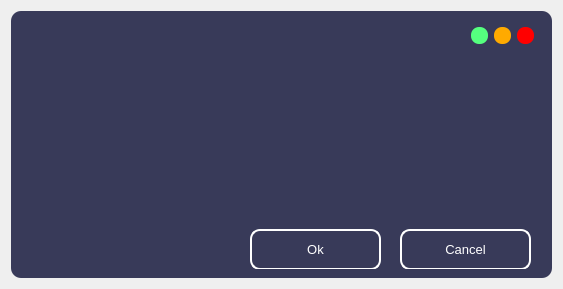
<?xml version="1.0" encoding="UTF-8"?>
<ui version="4.0">
 <class>Form</class>
 <widget class="QWidget" name="Form">
  <property name="geometry">
   <rect>
    <x>0</x>
    <y>0</y>
    <width>563</width>
    <height>289</height>
   </rect>
  </property>
  <property name="windowTitle">
   <string>Form</string>
  </property>
  <layout class="QVBoxLayout" name="verticalLayout">
   <item>
    <widget class="QFrame" name="frame">
     <property name="styleSheet">
      <string notr="true">QFrame{
    background-color: rgb(56, 58, 89);	
	color: rgb(220, 220, 220);
	border-radius: 10px;
}</string>
     </property>
     <property name="frameShape">
      <enum>QFrame::NoFrame</enum>
     </property>
     <property name="frameShadow">
      <enum>QFrame::Raised</enum>
     </property>
     <layout class="QVBoxLayout" name="verticalLayout_2">
      <item>
       <widget class="QFrame" name="title_frame">
        <property name="minimumSize">
         <size>
          <width>0</width>
          <height>40</height>
         </size>
        </property>
        <property name="maximumSize">
         <size>
          <width>16777215</width>
          <height>40</height>
         </size>
        </property>
        <property name="frameShadow">
         <enum>QFrame::Raised</enum>
        </property>
        <layout class="QHBoxLayout" name="horizontalLayout">
         <property name="leftMargin">
          <number>0</number>
         </property>
         <property name="topMargin">
          <number>0</number>
         </property>
         <item>
          <widget class="QLabel" name="label">
           <property name="minimumSize">
            <size>
             <width>40</width>
             <height>0</height>
            </size>
           </property>
           <property name="maximumSize">
            <size>
             <width>60</width>
             <height>16777215</height>
            </size>
           </property>
           <property name="text">
            <string/>
           </property>
           <property name="pixmap">
            <pixmap resource="../resource/asset.qrc">:/icons/asset/layers.svg</pixmap>
           </property>
          </widget>
         </item>
         <item>
          <widget class="QLabel" name="label_2">
           <property name="text">
            <string/>
           </property>
          </widget>
         </item>
         <item>
          <widget class="QPushButton" name="btn_minimize">
           <property name="minimumSize">
            <size>
             <width>16</width>
             <height>16</height>
            </size>
           </property>
           <property name="maximumSize">
            <size>
             <width>17</width>
             <height>17</height>
            </size>
           </property>
           <property name="styleSheet">
            <string notr="true">QPushButton{
	background-color: rgb(85, 255, 127);
	border:none;
	border-radius: 8px;
}

QPushButton:hover{	
	background-color: rgba(85, 255, 127,150);
	
}</string>
           </property>
           <property name="text">
            <string/>
           </property>
          </widget>
         </item>
         <item>
          <widget class="QPushButton" name="btn_maximize">
           <property name="minimumSize">
            <size>
             <width>16</width>
             <height>16</height>
            </size>
           </property>
           <property name="maximumSize">
            <size>
             <width>17</width>
             <height>17</height>
            </size>
           </property>
           <property name="styleSheet">
            <string notr="true">QPushButton{
	
	background-color: rgb(255, 170, 0);
	border:none;
	border-radius: 8px;
}

QPushButton:hover{	
	background-color: rgba(255, 170, 0,150);
	
}</string>
           </property>
           <property name="text">
            <string/>
           </property>
          </widget>
         </item>
         <item>
          <widget class="QPushButton" name="btn_close">
           <property name="minimumSize">
            <size>
             <width>16</width>
             <height>16</height>
            </size>
           </property>
           <property name="maximumSize">
            <size>
             <width>17</width>
             <height>17</height>
            </size>
           </property>
           <property name="styleSheet">
            <string notr="true">QPushButton{
	background-color: rgb(255, 0, 0);
	border:none;
	border-radius: 8px;
}

QPushButton:hover{	
	background-color: rgba(255, 0, 0,150);
	
}</string>
           </property>
           <property name="text">
            <string/>
           </property>
          </widget>
         </item>
        </layout>
       </widget>
      </item>
      <item>
       <widget class="QFrame" name="content_frame">
        <property name="frameShape">
         <enum>QFrame::StyledPanel</enum>
        </property>
        <property name="frameShadow">
         <enum>QFrame::Raised</enum>
        </property>
       </widget>
      </item>
      <item>
       <widget class="QFrame" name="btn_frame">
        <property name="minimumSize">
         <size>
          <width>0</width>
          <height>60</height>
         </size>
        </property>
        <property name="maximumSize">
         <size>
          <width>16777215</width>
          <height>60</height>
         </size>
        </property>
        <property name="frameShape">
         <enum>QFrame::StyledPanel</enum>
        </property>
        <property name="frameShadow">
         <enum>QFrame::Raised</enum>
        </property>
        <widget class="QPushButton" name="btn_connect_detect">
         <property name="geometry">
          <rect>
           <x>230</x>
           <y>20</y>
           <width>131</width>
           <height>41</height>
          </rect>
         </property>
         <property name="font">
          <font>
           <pointsize>10</pointsize>
          </font>
         </property>
         <property name="styleSheet">
          <string notr="true">QPushButton{
	color: rgb(255, 255, 255);
	background-color: rgb(56, 58, 89);	
	border:2px solid rgb(255,255,255);
	border-radius: 10px;
}

QPushButton:hover{
	border-radius: 20px;
}

QPushButton:pressed{
	border: 2px solid rgb(255,255,255);	
}</string>
         </property>
         <property name="text">
          <string>Ok</string>
         </property>
         <property name="iconSize">
          <size>
           <width>30</width>
           <height>30</height>
          </size>
         </property>
         <property name="flat">
          <bool>true</bool>
         </property>
        </widget>
        <widget class="QPushButton" name="btn_connect_detect_2">
         <property name="geometry">
          <rect>
           <x>380</x>
           <y>20</y>
           <width>131</width>
           <height>41</height>
          </rect>
         </property>
         <property name="font">
          <font>
           <pointsize>10</pointsize>
          </font>
         </property>
         <property name="styleSheet">
          <string notr="true">QPushButton{
	color: rgb(255, 255, 255);
	background-color: rgb(56, 58, 89);	
	border:2px solid rgb(255,255,255);
	border-radius: 10px;
}

QPushButton:hover{
	border-radius: 20px;
}

QPushButton:pressed{
	border: 2px solid rgb(255,255,255);	
}</string>
         </property>
         <property name="text">
          <string>Cancel</string>
         </property>
         <property name="iconSize">
          <size>
           <width>30</width>
           <height>30</height>
          </size>
         </property>
         <property name="flat">
          <bool>true</bool>
         </property>
        </widget>
       </widget>
      </item>
     </layout>
    </widget>
   </item>
  </layout>
 </widget>
 <resources>
  <include location="../resource/asset.qrc"/>
 </resources>
 <connections/>
</ui>
